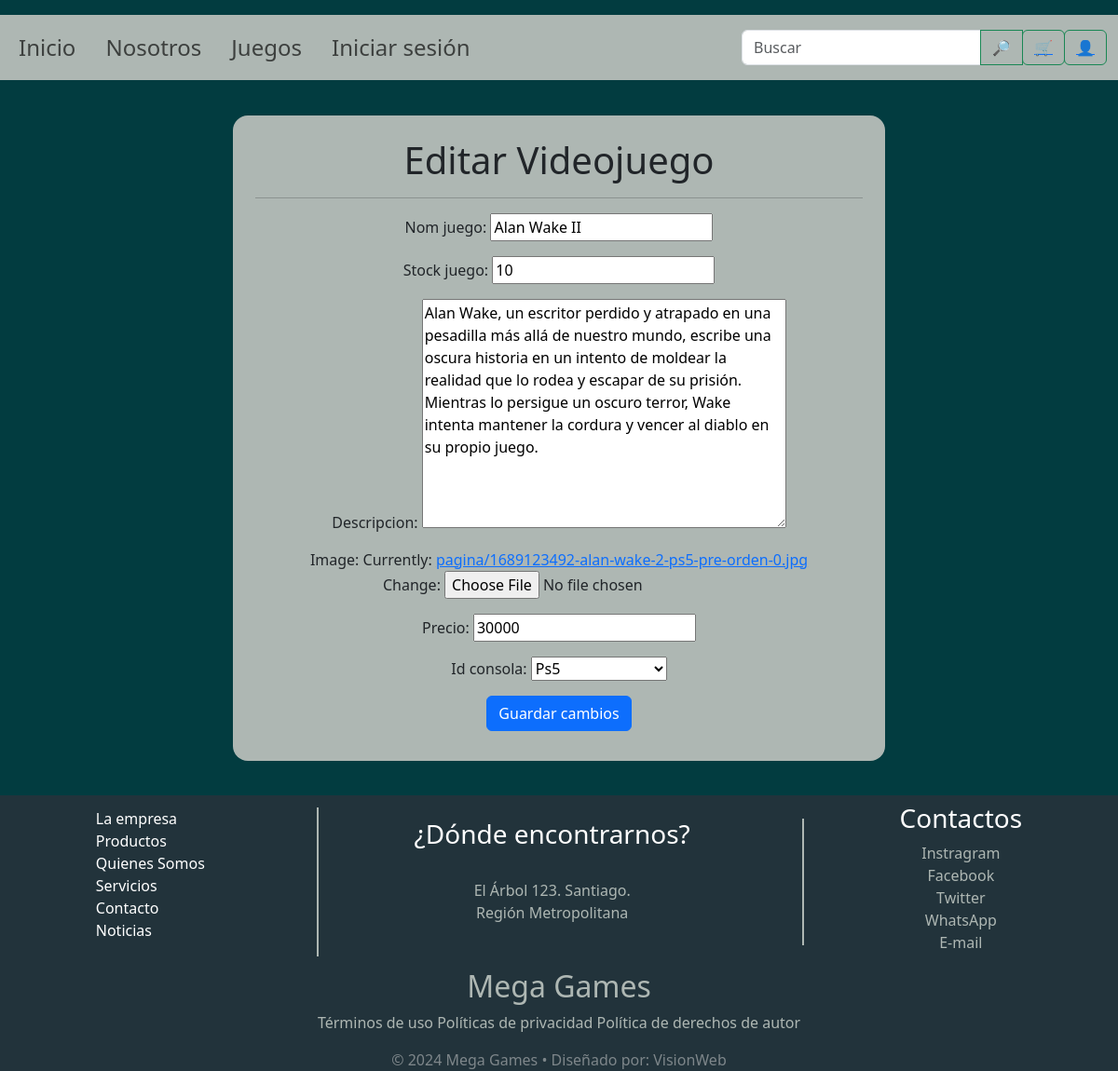
The page /videojuegos/editar/10/ on the database its author committed.
### ventas/models.py (models this page shows, shortened)
class Videojuego(models.Model):
    id_producto = models.AutoField(primary_key=True)
    nom_juego = models.CharField(max_length=100)
    stock_juego = models.IntegerField()
    descripcion = models.TextField()
    image = models.ImageField(upload_to=get_image_path)
    precio = models.IntegerField()
    id_consola = models.ForeignKey(Consola, on_delete=models.CASCADE)

class Consola(models.Model):
    id_consola = models.AutoField(primary_key=True)
    nombre = models.CharField(max_length=100)
    def __str__(self):
        return self.nombre

### ventas/views.py (the view)
# urls.py: path('videojuegos/editar/<int:pk>/', views.editar_videojuego, name='editar_videojuego'),
def editar_videojuego(request, pk):
    videojuego = get_object_or_404(Videojuego, pk=pk)
    if request.method == 'POST':
        form = VideojuegoForm(request.POST, request.FILES, instance=videojuego)
        if form.is_valid():
            form.save()
            return redirect('lista_videojuegos')
    else:
        form = VideojuegoForm(instance=videojuego)
    return render(request, 'editar_videojuego.html',{'form':form})

### ventas/forms.py
class VideojuegoForm(forms.ModelForm):
    class Meta:
        model = Videojuego
        fields = ['nom_juego','stock_juego', 'descripcion', 'image', 'precio', 'id_consola']

### ventas/templates/editar_videojuego.html (shortened to what this page needs)
{% extends 'base.html' %}
{% block content %}
<div class="container d-flex justify-content-center align-items-center mt-4 mb-4 bordear" style="min-height: 90vh;">
    <div class="fondo-carrito w-100 p-4 mx-auto bordear text-center" style="max-width: 700px;">
        <h1>Editar Videojuego</h1>
        <hr>
        <form method="post" enctype="multipart/form-data" class="needs-validation" novalidate>
            {{ form.as_p }}
            <div class="d-flex justify-content-center">
                <button type="submit" class="btn btn-primary mb-2 mx-auto">Guardar cambios</button>
            </div>
        </form>
    </div>
</div>
{% endblock %}

### pagina/static/pagina/css/styles.css (style rules this page uses)
html, body { height: 100%; background-color: #023C40; overflow-x: hidden; }
.bordear { border-radius: 1rem; }
.fondo-carrito { background-color: #AEB7B3; }

### rows shown on the page
Videojuego: nom_juego "Alan Wake II", stock_juego "10", descripcion "Alan Wake, un escritor perdido y atrapado en una pesadilla más allá de nuestro mundo, escribe una oscura historia en un intento de moldear la realidad que lo rodea y escapar de su prisión. Mientras lo persigue un oscuro terror, Wake intenta mantener la cordura y vencer al diablo en su propio juego.", precio "30000"
Consola: id_consola "Ps5"
